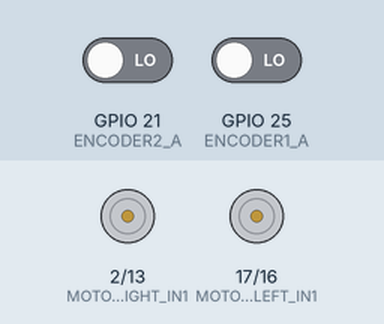
Simulated run of this sketch. Board: ESP32. On the bench: motor-driver pin pairs drawn as motors (green arrow = first pin HIGH = forward, orange = second pin HIGH = backward, longer = more drive). Inputs (shaded band) come from the test bench; at power-on: GPIO 21 (ENCODER2_A) LOW, GPIO 25 (ENCODER1_A) LOW.

Above: at 0.1 s.
At 5.1 s:
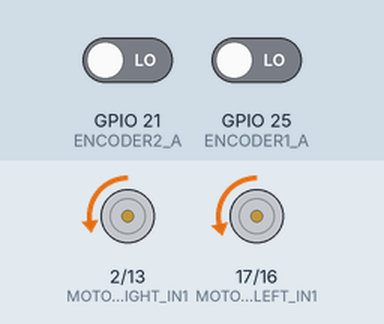
Timing chart, 0 to 6.6 s (numbered marks = the images above):
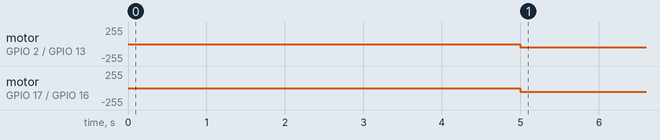

The sketch:

andarunadistancia.ino
```cpp
#define MOTOR_LEFT_IN1  17
#define MOTOR_LEFT_IN2  16
#define MOTOR_RIGHT_IN1 2
#define MOTOR_RIGHT_IN2 13

// --- Configuración de PWM ---
#define PWM_FREQ       15000
#define PWM_RESOLUTION 8     // 8 bits (Nota: Tu comentario decía 12 bits, pero el valor es 8)

// --- CONFIGURACIÓN ENCODER 1 ---
#define ENCODER1_A  25
#define ENCODER1_B  26

// --- CONFIGURACIÓN ENCODER 2 (¡Ocupa pines I2C nativos!) ---
#define ENCODER2_A  21
#define ENCODER2_B  22

long encoder1Pulsos=0;
long encoder2Pulsos=0;

float erroranterior=0.0;
float derivativo=0.0;
float integral=0.0;

long tiempo=0;
long tiempoAnterior=0; // Asegúrate de inicializar esto para el cálculo de dt

float distancianecesaria=500.0;

// === NUEVAS VARIABLES PARA ACELERACIÓN ===
float aceleracion = 10.0;     // Unidades de PWM por segundo (puedes variar este valor)
float maximo_actual = 0.0;    // Comienza en 0 para la rampa de aceleración
float maximo_final = 50.0;    // El límite de velocidad que tenías originalmente (30)

void IRAM_ATTR leerEncoder1AB() {
  int estadoA = digitalRead(ENCODER1_A);
  int estadoB = digitalRead(ENCODER1_B);
  if (estadoA == estadoB) { encoder1Pulsos++; } else { encoder1Pulsos--; }
}

void IRAM_ATTR leerEncoder2AB() {
  int estadoA = digitalRead(ENCODER2_A);
  int estadoB = digitalRead(ENCODER2_B);
  if (estadoA == estadoB) { encoder2Pulsos--; } else { encoder2Pulsos++; }
}

void setMotor(int chIN1, int chIN2, float v, int maximo, float porcentaje) {
  v = constrain(v, -maximo, maximo);
  v = v * porcentaje;

  if (v < 0)      { ledcWrite(chIN1, (uint32_t)(-v)); ledcWrite(chIN2, 0); }
  else if (v > 0) { ledcWrite(chIN1, 0); ledcWrite(chIN2, (uint32_t)v); }
  else            { ledcWrite(chIN1, 0); ledcWrite(chIN2, 0); }
}

void setup() {
  Serial.begin(115200);
  while (!Serial);

  ledcSetup(0, PWM_FREQ, PWM_RESOLUTION);
  ledcAttachPin(MOTOR_LEFT_IN1, 0);

  ledcSetup(1, PWM_FREQ, PWM_RESOLUTION);
  ledcAttachPin(MOTOR_LEFT_IN2, 1);

  ledcSetup(2, PWM_FREQ, PWM_RESOLUTION);
  ledcAttachPin(MOTOR_RIGHT_IN1, 2);

  ledcSetup(3, PWM_FREQ, PWM_RESOLUTION);
  ledcAttachPin(MOTOR_RIGHT_IN2, 3);

  pinMode(ENCODER1_A, INPUT);
  pinMode(ENCODER1_B, INPUT);
  attachInterrupt(digitalPinToInterrupt(ENCODER1_A), leerEncoder1AB, CHANGE);

  pinMode(ENCODER2_A, INPUT);
  pinMode(ENCODER2_B, INPUT);
  attachInterrupt(digitalPinToInterrupt(ENCODER2_A), leerEncoder2AB, CHANGE);

  tiempoAnterior = micros(); // Inicialización correcta para evitar saltos en dt
  tiempo = millis();

  delay(5000);
}

void loop() {
    unsigned long tiempoActual = micros();
    float dt = (tiempoActual - tiempoAnterior) / 1000000.0;

    if (dt >= 0.001) {
      tiempoAnterior = tiempoActual; // Actualizar tiempoAnterior aquí fija el dt correctamente

      float media = ((float)encoder1Pulsos + (float)encoder2Pulsos) / 2.0;
      float distancia = media * 0.01067;

      //Serial.println(distancia);

      float Kp = 2.0;
      float Kd = 0.1;
      float Ki = 0.0;

      float error = distancianecesaria - distancia;

      derivativo = (error - erroranterior) / dt;

      integral += error * dt;
      integral = constrain(integral, -60, 60);

      float pid = (Kp * error) + (Kd * derivativo) + (Ki * integral);

      float pidD = pid;   // Corrección motor derecho
      float pidI = pid;   // Corrección motor izquierdo

      if (abs(error) > 0.3) {
          // Incrementa el límite máximo gradualmente usando el valor de aceleración y dt
          if (maximo_actual < maximo_final) {
              maximo_actual += aceleracion * dt;
              if (maximo_actual > maximo_final) {
                  maximo_actual = maximo_final;
              }
          }

          // Se aplica 'maximo_actual' en lugar del 30 fijo anterior
          setMotor(0, 1, pidD, (int)maximo_actual, 1.128);   // Rueda Derecha
          setMotor(2, 3, pidI, (int)maximo_actual, 1.0);     // Rueda Izquierda

      } else {
          setMotor(0, 1, 0, 0, 0.0);
          setMotor(2, 3, 0, 0, 0.0);
          maximo_actual = 0.0; // Resetea la rampa para el próximo movimiento
      }

      erroranterior = error; // Guardar el error al final del cálculo
      tiempo = millis();
    }
}
```

Measured:
- by itself, motor on GPIO 2 (MOTOR_RIGHT_IN1) / GPIO 13 (MOTOR_RIGHT_IN2): stopped → backward 50/255 at 5.0 s
- by itself, motor on GPIO 17 (MOTOR_LEFT_IN1) / GPIO 16 (MOTOR_LEFT_IN2): stopped → backward 56/255 at 5.0 s
